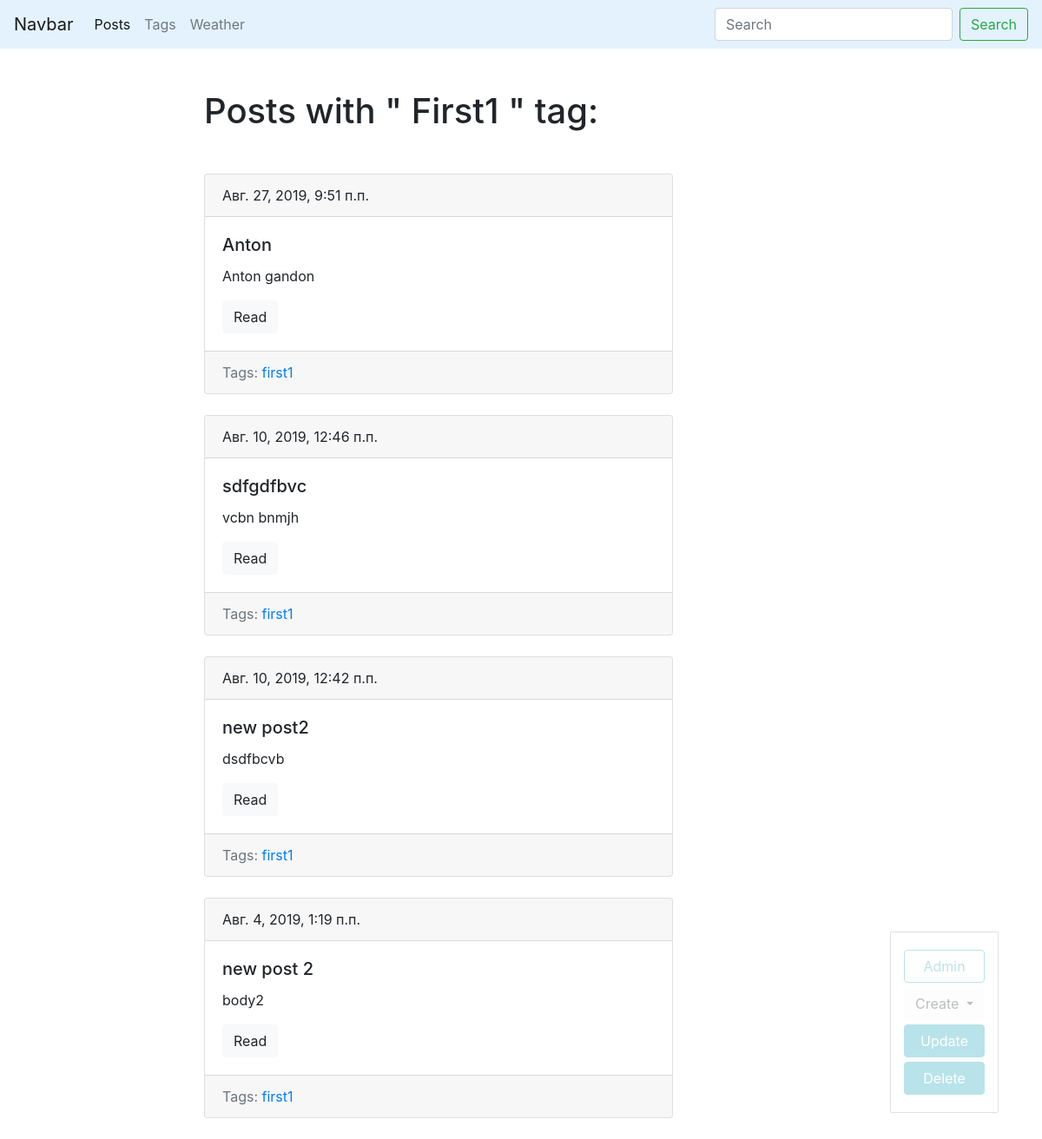
The page /blog/tag/first1 (signed in) on the database its author committed.
### blog/models.py (models this page shows, shortened)
class Tag(models.Model):
    title = models.CharField(max_length = 50,)
    slug = models.SlugField(max_length=50, unique = True)
    def get_update_url(self):
        return reverse('tag_update_url', kwargs = { 'slug': self.slug })
    def get_delete_url(self):
        return reverse('tag_delete_url', kwargs = { 'slug': self.slug })
    def get_absolute_url(self):
        return reverse('tag_detail_url', kwargs={ 'slug': self.slug })
    class Meta:
        ordering = ['title']

class Post(models.Model):
    title = models.CharField(max_length = 150, db_index = True)
    slug = models.SlugField(max_length = 150, blank = True, unique = True)
    body = models.TextField(blank = True, db_index = True)
    tags = models.ManyToManyField('Tag', blank = True, related_name = 'posts')
    date_pub = models.DateTimeField(auto_now_add = True)
    def get_absolute_url(self):
        return reverse('post_detail_url', kwargs={'slug': self.slug})
    class Meta:
        ordering = ['-date_pub']

### blog/views.py (the view)
# urls.py: path('tag/<str:slug>', TagDetail.as_view(), name = 'tag_detail_url'),
class TagDetail(ObjectDetailMixin, View):
    model = Tag
    template = 'blog/tag_detail.html'

### blog/utils.py (called while the page is built)
    def get(self, request, slug):
        obj = get_object_or_404(self.model, slug__iexact = slug)
        return render(request, self.template, context = {self.model.__name__.lower(): obj, 'admin_object': obj, 'detail': True})

### blog/templates/blog/tag_detail.html (shortened to what this page needs)
{% extends 'blog/base_blog.html' %}
{% block content %}
<h1 class="mb-5">Posts with " {{ tag.title|title }} " tag: </h1>
    {% for post in tag.posts.all %}
        {% include 'blog/includes/post_card_template.html' %}
    {% endfor %}
{% endblock %}

### blog/templates/blog/includes/post_card_template.html
<div class="card mb-4">
    <div class="card-header">
        {{ post.date_pub }}
    </div>
    <div class="card-body">
        <h5 class="card-title">{{ post.title }}</h5>
        <p class="card-text">{{ post.body| truncatewords:15 }}</p>
        <a href="{{ post.get_absolute_url }}" class="btn btn-light">Read</a>
    </div>
    <div class="card-footer text-muted">
        Tags:
        {% for tag in post.tags.all %}
            <a href="{{ tag.get_absolute_url }}">{{ tag.title }}</a>
        {% endfor %}
    </div>
</div>

### rows shown on the page
Tag: title "First1", title "first1"
Post: date_pub "Авг. 27, 2019, 9:51 п.п.", title "Anton", body "Anton gandon"
Post: date_pub "Авг. 10, 2019, 12:46 п.п.", title "sdfgdfbvc", body "vcbn bnmjh"
Post: date_pub "Авг. 10, 2019, 12:42 п.п.", title "new post2", body "dsdfbcvb"
Post: date_pub "Авг. 4, 2019, 1:19 п.п.", title "new post 2", body "body2"
